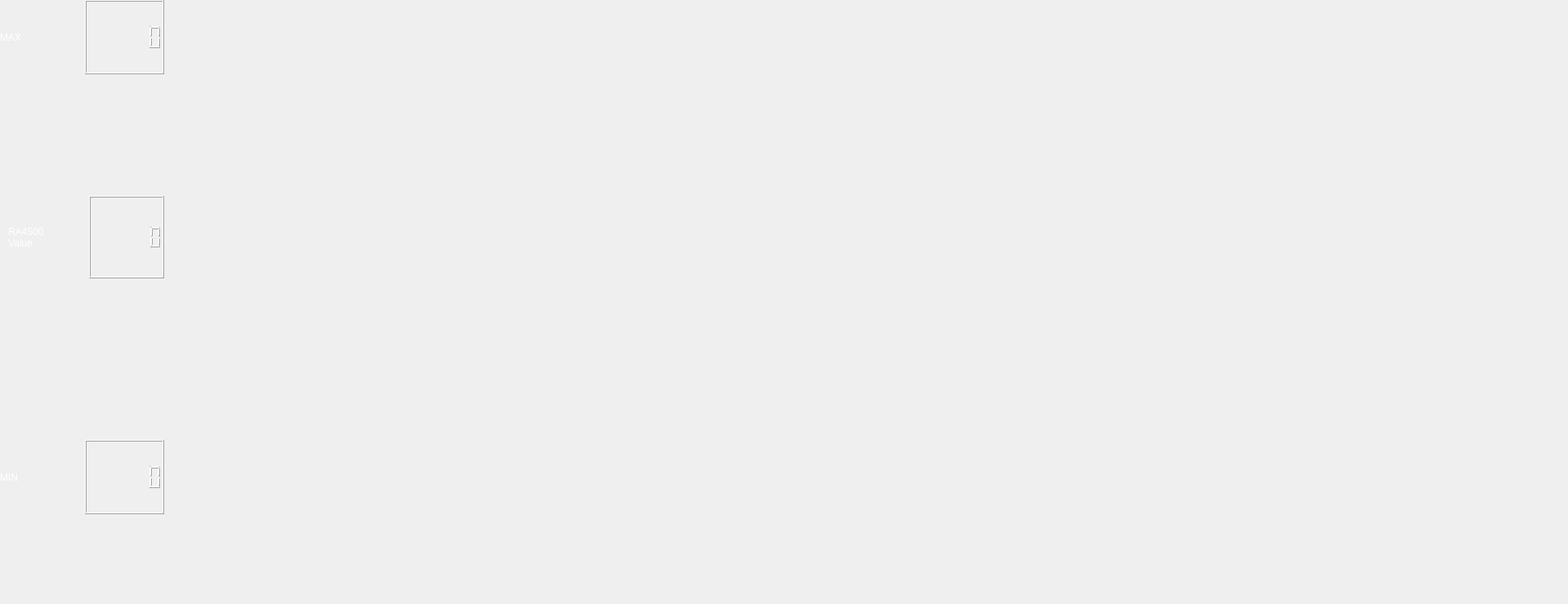
       <widget class="QWidget" name="tab_Profile_RA4500">
        <attribute name="title">
         <string>Profile RA4500</string>
        </attribute>
        <widget class="QWidget" name="verticalLayoutWidget_17">
         <property name="geometry">
          <rect>
           <x>0</x>
           <y>0</y>
           <width>201</width>
           <height>91</height>
          </rect>
         </property>
         <layout class="QHBoxLayout" name="verticalLayout_MaxRA4500">
          <item>
           <widget class="QLabel" name="label_MaxRA4500">
            <property name="styleSheet">
             <string notr="true">font: 700 18pt &quot;Segoe UI&quot;;
color: rgb(255, 255, 255);</string>
            </property>
            <property name="text">
             <string>MAX</string>
            </property>
           </widget>
          </item>
          <item>
           <widget class="QLCDNumber" name="lcdNumber_MaxRA4500">
            <property name="styleSheet">
             <string notr="true">font: 700 16pt &quot;Segoe UI&quot;;
color: rgb(255, 255, 255);</string>
            </property>
            <property name="digitCount">
             <number>6</number>
            </property>
           </widget>
          </item>
         </layout>
        </widget>
        <widget class="QWidget" name="verticalLayoutWidget_18">
         <property name="geometry">
          <rect>
           <x>10</x>
           <y>240</y>
           <width>191</width>
           <height>101</height>
          </rect>
         </property>
         <layout class="QHBoxLayout" name="verticalLayout_CurrentRA4500">
          <item>
           <widget class="QLabel" name="label_CurrentRA4500">
            <property name="styleSheet">
             <string notr="true">font: 700 18pt &quot;Segoe UI&quot;;
color: rgb(255, 255, 255);</string>
            </property>
            <property name="text">
             <string>RA4500
Value</string>
            </property>
           </widget>
          </item>
          <item>
           <widget class="QLCDNumber" name="lcdNumber_CurrentRA4500">
            <property name="styleSheet">
             <string notr="true">font: 700 16pt &quot;Segoe UI&quot;;
color: rgb(255, 255, 255);</string>
            </property>
            <property name="digitCount">
             <number>6</number>
            </property>
           </widget>
          </item>
         </layout>
        </widget>
        <widget class="QWidget" name="verticalLayoutWidget_19">
         <property name="geometry">
          <rect>
           <x>0</x>
           <y>539</y>
           <width>201</width>
           <height>91</height>
          </rect>
         </property>
         <layout class="QHBoxLayout" name="verticalLayout_MinRA4500">
          <item>
           <widget class="QLabel" name="label_MinRA4500">
            <property name="styleSheet">
             <string notr="true">font: 700 18pt &quot;Segoe UI&quot;;
color: rgb(255, 255, 255);</string>
            </property>
            <property name="text">
             <string>MIN</string>
            </property>
           </widget>
          </item>
          <item>
           <widget class="QLCDNumber" name="lcdNumber_MinRA4500">
            <property name="styleSheet">
             <string notr="true">font: 700 16pt &quot;Segoe UI&quot;;
color: rgb(255, 255, 255);</string>
            </property>
            <property name="digitCount">
             <number>6</number>
            </property>
           </widget>
          </item>
         </layout>
        </widget>
        <widget class="QWidget" name="horizontalLayoutWidget_14">
         <property name="geometry">
          <rect>
           <x>200</x>
           <y>0</y>
           <width>1711</width>
           <height>731</height>
          </rect>
         </property>
         <layout class="QHBoxLayout" name="horizontalLayout_RA4500"/>
        </widget>
       </widget>
